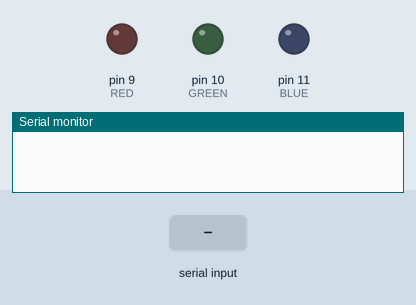
Simulated run of this program. Board: Arduino Uno, built with avr-gcc and run on an emulated ATmega328P. Shown: output pins drawn as LEDs (lit = HIGH), the last lines printed to the serial monitor. Inputs (shaded band) come from the test bench.

Above: at 1.2 s.
1.3 s: "90,45\n" received over Serial
At 3.2 s:
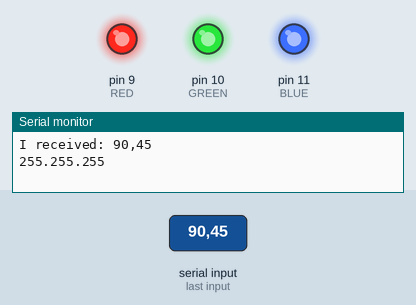
3.8 s: "5\n" received over Serial
Timing chart, 0 to 6.8 s (numbered marks = the images above; inputs shaded):
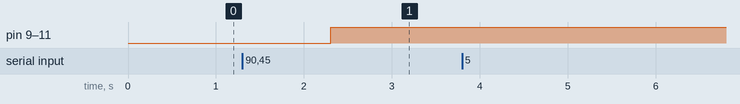

Measured:
- after the input at 1.3 s, pin 9 (RED), pin 10 (GREEN), pin 11 (BLUE): LOW → HIGH after 1.0 s

The program:

main.cpp
```cpp
#include <Arduino.h>

#define BLUE 11
#define GREEN 10
#define RED 9

void setup()
{
pinMode(RED, INPUT);
pinMode(GREEN, INPUT);
pinMode(BLUE, INPUT);
digitalWrite(RED, HIGH);
digitalWrite(GREEN, LOW);
digitalWrite(BLUE, LOW);
Serial.begin(9600);
}

// define variables
int redValue = 0;
int greenValue = 0;
int blueValue = 0;
String serialInput;
// main loop
void loop()
{
  if (Serial.available() > 0) {
    // read the incoming byte:
    serialInput = Serial.readString();

    // say what you got:
    Serial.println("I received: " + serialInput);
		//redValue = serialInput.substring(0,3).toInt();
		//greenValue = serialInput.substring(3,6).toInt();
		//blueValue = serialInput.substring(6,9).toInt();
    // Get rid of '#' and convert it to integer
    long number = strtol( &serialInput[1], NULL, 16);

// Split them up into r, g, b values
    redValue = number >> 16;
    greenValue = number >> 8 & 0xFF;
    blueValue = number & 0xFF;
    //Invert the incoming values as it appears due to being a common cathode, I have to invert the value
    redValue = 255 - redValue;
    greenValue = 255 - (greenValue/2);
    blueValue = 255 - (blueValue/2); // Had to knock the blue and green down a bit as it was overpowering the red

    Serial.println(String(redValue) + "." + String(greenValue) +"."+ String(blueValue));
  }
analogWrite(RED, redValue);
analogWrite(GREEN, greenValue);
analogWrite(BLUE, blueValue);

}
```
